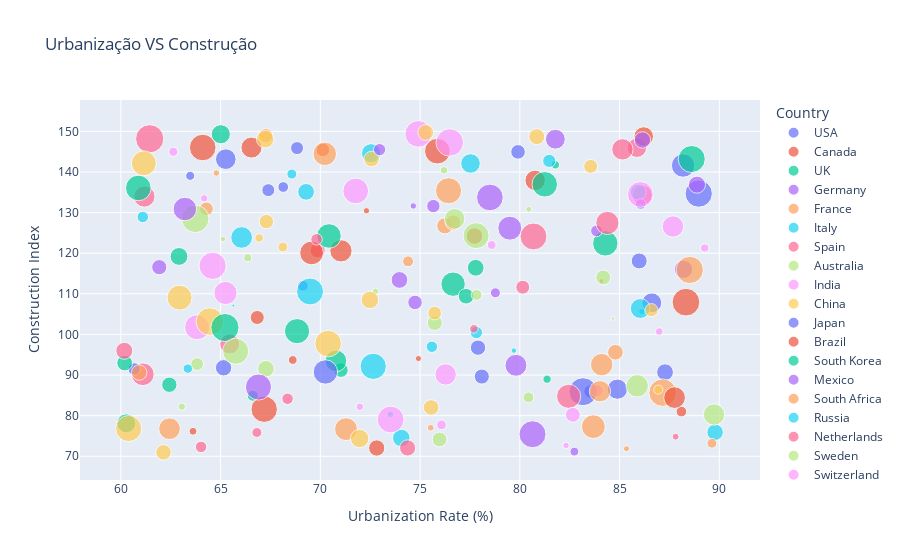

The notebook cell saved with this chart:
### Code cell
#Distribuição do crescimento Versus a contrução
fig = px.scatter(
    df,
    x="Urbanization Rate (%)",
    y="Construction Index",
    color="Country",
    size=np.abs(df["Population Growth (%)"]),  # 👈 valor absoluto
    title="Urbanização VS Construção "
)
fig.show()

### Figure 1 — Plotly figure (JSON) as saved in the notebook; plotly's stock layout.template omitted (floating-point values rounded to 4 significant figures)
{"data": [{"hovertemplate": "Country=USA<br>Urbanization Rate (%)=%{x}<br>Construction Index=%{y}<br>size=%{marker.size}<extra></extra>", "legendgroup": "USA", "marker": {"color": "#636efa", "size": [0.7967, 0.3581, 0.5962, 2.321, 0.8796, 1.713, 0.3604, 2.454, 0.2546, 1.231], "sizemode": "area", "sizeref": 0.006245, "symbol": "circle"}, "mode": "markers", "name": "USA", "orientation": "v", "showlegend": true, "type": "scatter", "x": [85.99, 69.13, 83.56, 88.97, 87.28, 88.18, 68.14, 83.17, 63.48, 86.62], "xaxis": "x", "y": [118.1, 112.0, 85.97, 134.7, 90.7, 141.6, 136.3, 85.9, 139.0, 107.8], "yaxis": "y"}, {"hovertemplate": "Country=Canada<br>Urbanization Rate (%)=%{x}<br>Construction Index=%{y}<br>size=%{marker.size}<extra></extra>", "legendgroup": "Canada", "marker": {"color": "#EF553B", "size": [0.8296, 0.1275, 1.217, 0.6148, 0.5805, 0.1188, 2.179, 1.549, 0.8573, 0.3536], "sizemode": "area", "sizeref": 0.006245, "symbol": "circle"}, "mode": "markers", "name": "Canada", "orientation": "v", "showlegend": true, "type": "scatter", "x": [72.83, 72.31, 86.14, 66.84, 70.13, 74.92, 67.19, 71.03, 77.73, 88.1], "xaxis": "x", "y": [72.03, 130.4, 134.3, 104.2, 145.4, 94.07, 81.59, 120.6, 124.2, 81.0], "yaxis": "y"}, {"hovertemplate": "Country=UK<br>Urbanization Rate (%)=%{x}<br>Construction Index=%{y}<br>size=%{marker.size}<extra></extra>", "legendgroup": "UK", "marker": {"color": "#00cc96", "size": [1.86, 0.2222, 1.123, 0.2151, 0.6721, 0.7592, 2.292, 1.986, 0.9952, 1.459], "sizemode": "area", "sizeref": 0.006245, "symbol": "circle"}, "mode": "markers", "name": "UK", "orientation": "v", "showlegend": true, "type": "scatter", "x": [76.66, 81.78, 60.28, 81.37, 71.03, 77.31, 88.62, 68.83, 62.92, 70.78], "xaxis": "x", "y": [112.4, 141.8, 78.12, 88.98, 91.22, 109.4, 143.2, 100.8, 119.2, 93.49], "yaxis": "y"}, {"hovertemplate": "Country=Germany<br>Urbanization Rate (%)=%{x}<br>Construction Index=%{y}<br>size=%{marker.size}<extra></extra>", "legendgroup": "Germany", "marker": {"color": "#ab63fa", "size": [1.794, 0.8742, 0.5553, 1.231, 0.9113, 1.501, 0.2459, 0.6576, 0.3111, 1.05], "sizemode": "area", "sizeref": 0.006245, "symbol": "circle"}, "mode": "markers", "name": "Germany", "orientation": "v", "showlegend": true, "type": "scatter", "x": [79.5, 73.97, 75.67, 81.78, 88.88, 79.81, 82.74, 74.75, 78.78, 88.21], "xaxis": "x", "y": [126.2, 113.4, 131.6, 148.1, 136.9, 92.39, 71.15, 107.9, 110.3, 116.0], "yaxis": "y"}, {"hovertemplate": "Country=France<br>Urbanization Rate (%)=%{x}<br>Construction Index=%{y}<br>size=%{marker.size}<extra></extra>", "legendgroup": "France", "marker": {"color": "#FFA15A", "size": [2.364, 0.1164, 1.573, 1.717, 0.7684, 2.325, 1.771, 0.5903, 1.472, 1.637], "sizemode": "area", "sizeref": 0.006245, "symbol": "circle"}, "mode": "markers", "name": "France", "orientation": "v", "showlegend": true, "type": "scatter", "x": [87.16, 85.35, 84.1, 70.22, 84.79, 88.52, 83.69, 64.29, 62.44, 71.29], "xaxis": "x", "y": [85.66, 71.86, 92.56, 144.5, 95.6, 115.9, 77.3, 130.9, 76.79, 76.68], "yaxis": "y"}, {"hovertemplate": "Country=Italy<br>Urbanization Rate (%)=%{x}<br>Construction Index=%{y}<br>size=%{marker.size}<extra></extra>", "legendgroup": "Italy", "marker": {"color": "#19d3f3", "size": [0.9603, 0.312, 0.847, 1.196, 0.02917, 0.8763, 1.147, 0.4735, 0.8027, 0.1343], "sizemode": "area", "sizeref": 0.006245, "symbol": "circle"}, "mode": "markers", "name": "Italy", "orientation": "v", "showlegend": true, "type": "scatter", "x": [74.06, 68.57, 89.79, 77.53, 65.64, 69.29, 72.55, 77.82, 85.94, 73.52], "xaxis": "x", "y": [74.5, 139.5, 75.9, 142.1, 107.1, 135.1, 144.6, 100.5, 135.0, 80.33], "yaxis": "y"}, {"hovertemplate": "Country=Spain<br>Urbanization Rate (%)=%{x}<br>Construction Index=%{y}<br>size=%{marker.size}<extra></extra>", "legendgroup": "Spain", "marker": {"color": "#FF6692", "size": [0.6025, 0.4122, 0.2271, 1.177, 0.7242, 1.243, 0.4087, 1.416, 1.822, 1.616], "sizemode": "area", "sizeref": 0.006245, "symbol": "circle"}, "mode": "markers", "name": "Spain", "orientation": "v", "showlegend": true, "type": "scatter", "x": [80.15, 64.02, 77.7, 85.87, 69.86, 65.46, 68.36, 61.18, 82.45, 61.1], "xaxis": "x", "y": [111.6, 72.3, 101.4, 146.0, 120.7, 97.65, 84.16, 134.0, 84.76, 90.19], "yaxis": "y"}, {"hovertemplate": "Country=Australia<br>Urbanization Rate (%)=%{x}<br>Construction Index=%{y}<br>size=%{marker.size}<extra></extra>", "legendgroup": "Australia", "marker": {"color": "#B6E880", "size": [0.8642, 2.117, 0.5108, 0.1697, 0.7192, 0.09734, 0.1329, 0.684, 0.1088, 2.378], "sizemode": "area", "sizeref": 0.006245, "symbol": "circle"}, "mode": "markers", "name": "Australia", "orientation": "v", "showlegend": true, "type": "scatter", "x": [67.27, 77.81, 63.83, 63.05, 75.74, 65.13, 72.76, 75.98, 80.45, 63.73], "xaxis": "x", "y": [91.54, 124.3, 92.7, 82.23, 102.8, 123.5, 110.6, 74.15, 130.8, 128.5], "yaxis": "y"}, {"hovertemplate": "Country=India<br>Urbanization Rate (%)=%{x}<br>Construction Index=%{y}<br>size=%{marker.size}<extra></extra>", "legendgroup": "India", "marker": {"color": "#FF97FF", "size": [0.5108, 2.07, 0.1873, 0.1722, 0.1303, 1.963, 1.429, 2.315, 1.438, 2.239], "sizemode": "area", "sizeref": 0.006245, "symbol": "circle"}, "mode": "markers", "name": "India", "orientation": "v", "showlegend": true, "type": "scatter", "x": [83.86, 71.77, 86.99, 64.18, 82.32, 63.82, 76.28, 64.6, 87.67, 73.53], "xaxis": "x", "y": [86.13, 135.3, 100.7, 133.5, 72.68, 101.8, 90.14, 116.9, 126.6, 79.06], "yaxis": "y"}, {"hovertemplate": "Country=China<br>Urbanization Rate (%)=%{x}<br>Construction Index=%{y}<br>size=%{marker.size}<extra></extra>", "legendgroup": "China", "marker": {"color": "#FECB52", "size": [1.069, 2.219, 0.7443, 2.364, 0.2653, 0.5865, 0.3066, 0.2231, 0.652, 2.137], "sizemode": "area", "sizeref": 0.006245, "symbol": "circle"}, "mode": "markers", "name": "China", "orientation": "v", "showlegend": true, "type": "scatter", "x": [71.97, 70.39, 72.57, 64.46, 86.94, 75.73, 68.12, 66.93, 67.3, 60.39], "xaxis": "x", "y": [74.38, 97.76, 143.2, 103.2, 86.41, 105.3, 121.5, 123.8, 127.8, 76.84], "yaxis": "y"}, {"hovertemplate": "Country=Japan<br>Urbanization Rate (%)=%{x}<br>Construction Index=%{y}<br>size=%{marker.size}<extra></extra>", "legendgroup": "Japan", "marker": {"color": "#636efa", "size": [1.861, 0.5264, 0.4882, 0.8399, 1.28, 1.328, 0.7102, 0.6662, 0.7373, 0.5219], "sizemode": "area", "sizeref": 0.006245, "symbol": "circle"}, "mode": "markers", "name": "Japan", "orientation": "v", "showlegend": true, "type": "scatter", "x": [70.25, 68.83, 60.67, 65.15, 84.89, 65.26, 78.09, 79.91, 77.91, 67.39], "xaxis": "x", "y": [90.75, 145.9, 91.49, 91.78, 86.51, 143.2, 89.63, 144.9, 96.74, 135.5], "yaxis": "y"}, {"hovertemplate": "Country=Brazil<br>Urbanization Rate (%)=%{x}<br>Construction Index=%{y}<br>size=%{marker.size}<extra></extra>", "legendgroup": "Brazil", "marker": {"color": "#EF553B", "size": [2.211, 1.306, 1.47, 2.399, 0.195, 1.768, 2.061, 1.196, 0.2412, 1.379], "sizemode": "area", "sizeref": 0.006245, "symbol": "circle"}, "mode": "markers", "name": "Brazil", "orientation": "v", "showlegend": true, "type": "scatter", "x": [64.1, 80.77, 87.76, 88.33, 63.62, 69.56, 75.87, 86.21, 68.62, 66.55], "xaxis": "x", "y": [146.0, 137.9, 84.45, 107.9, 76.16, 120.1, 145.1, 148.7, 93.7, 146.0], "yaxis": "y"}, {"hovertemplate": "Country=South Korea<br>Urbanization Rate (%)=%{x}<br>Construction Index=%{y}<br>size=%{marker.size}<extra></extra>", "legendgroup": "South Korea", "marker": {"color": "#00cc96", "size": [1.147, 0.3822, 2.482, 0.8794, 2.017, 0.7356, 1.886, 2.036, 2.051, 0.7761], "sizemode": "area", "sizeref": 0.006245, "symbol": "circle"}, "mode": "markers", "name": "South Korea", "orientation": "v", "showlegend": true, "type": "scatter", "x": [65.01, 66.61, 65.22, 77.79, 84.29, 62.43, 70.43, 81.25, 60.88, 60.19], "xaxis": "x", "y": [149.3, 84.92, 101.7, 116.4, 122.4, 87.61, 124.2, 137.0, 136.1, 92.96], "yaxis": "y"}, {"hovertemplate": "Country=Mexico<br>Urbanization Rate (%)=%{x}<br>Construction Index=%{y}<br>size=%{marker.size}<extra></extra>", "legendgroup": "Mexico", "marker": {"color": "#ab63fa", "size": [1.729, 2.28, 0.8399, 0.1326, 0.4273, 0.4713, 2.129, 0.3507, 2.223, 0.7206], "sizemode": "area", "sizeref": 0.006245, "symbol": "circle"}, "mode": "markers", "name": "Mexico", "orientation": "v", "showlegend": true, "type": "scatter", "x": [63.21, 80.64, 86.15, 74.66, 83.84, 72.97, 66.9, 86.06, 78.5, 61.93], "xaxis": "x", "y": [130.9, 75.43, 147.9, 131.6, 125.5, 145.5, 87.05, 132.1, 133.7, 116.6], "yaxis": "y"}, {"hovertemplate": "Country=South Africa<br>Urbanization Rate (%)=%{x}<br>Construction Index=%{y}<br>size=%{marker.size}<extra></extra>", "legendgroup": "South Africa", "marker": {"color": "#FFA15A", "size": [0.3737, 0.6327, 0.1426, 1.413, 0.8181, 2.132, 0.1351, 0.7437, 0.7473, 0.2986], "sizemode": "area", "sizeref": 0.006245, "symbol": "circle"}, "mode": "markers", "name": "South Africa", "orientation": "v", "showlegend": true, "type": "scatter", "x": [74.4, 67.26, 75.53, 84.02, 76.24, 76.43, 64.79, 76.66, 60.92, 89.63], "xaxis": "x", "y": [118.0, 148.9, 77.03, 86.01, 126.7, 135.4, 139.7, 127.5, 90.61, 73.21], "yaxis": "y"}, {"hovertemplate": "Country=Russia<br>Urbanization Rate (%)=%{x}<br>Construction Index=%{y}<br>size=%{marker.size}<extra></extra>", "legendgroup": "Russia", "marker": {"color": "#19d3f3", "size": [2.152, 0.5395, 0.1347, 0.09653, 0.4058, 0.4133, 0.2796, 2.269, 1.237, 1.466], "sizemode": "area", "sizeref": 0.006245, "symbol": "circle"}, "mode": "markers", "name": "Russia", "orientation": "v", "showlegend": true, "type": "scatter", "x": [72.65, 81.47, 86.12, 79.7, 75.59, 61.1, 63.36, 69.48, 86.04, 66.06], "xaxis": "x", "y": [92.15, 142.7, 105.6, 96.02, 96.96, 128.9, 91.58, 110.6, 106.4, 123.9], "yaxis": "y"}, {"hovertemplate": "Country=Netherlands<br>Urbanization Rate (%)=%{x}<br>Construction Index=%{y}<br>size=%{marker.size}<extra></extra>", "legendgroup": "Netherlands", "marker": {"color": "#FF6692", "size": [1.424, 2.258, 2.498, 0.4145, 0.9057, 0.3064, 0.8168, 1.677, 0.1478, 0.07551], "sizemode": "area", "sizeref": 0.006245, "symbol": "circle"}, "mode": "markers", "name": "Netherlands", "orientation": "v", "showlegend": true, "type": "scatter", "x": [85.14, 80.69, 61.45, 69.81, 60.17, 66.82, 74.38, 84.39, 87.81, 84.09], "xaxis": "x", "y": [145.6, 124.1, 148.2, 123.4, 95.97, 75.86, 72.05, 127.4, 74.82, 113.1], "yaxis": "y"}, {"hovertemplate": "Country=Sweden<br>Urbanization Rate (%)=%{x}<br>Construction Index=%{y}<br>size=%{marker.size}<extra></extra>", "legendgroup": "Sweden", "marker": {"color": "#B6E880", "size": [0.366, 0.6924, 0.2017, 0.03818, 1.579, 0.3682, 1.424, 2.13, 0.182, 1.316], "sizemode": "area", "sizeref": 0.006245, "symbol": "circle"}, "mode": "markers", "name": "Sweden", "orientation": "v", "showlegend": true, "type": "scatter", "x": [80.43, 84.18, 66.36, 84.68, 85.88, 77.83, 89.74, 65.76, 76.2, 76.73], "xaxis": "x", "y": [84.52, 114.0, 118.9, 103.9, 87.34, 109.7, 80.27, 95.87, 140.4, 128.5], "yaxis": "y"}, {"hovertemplate": "Country=Switzerland<br>Urbanization Rate (%)=%{x}<br>Construction Index=%{y}<br>size=%{marker.size}<extra></extra>", "legendgroup": "Switzerland", "marker": {"color": "#FF97FF", "size": [0.2967, 0.1788, 0.6881, 0.2605, 2.218, 2.073, 0.2113, 1.677, 2.371, 0.2439], "sizemode": "area", "sizeref": 0.006245, "symbol": "circle"}, "mode": "markers", "name": "Switzerland", "orientation": "v", "showlegend": true, "type": "scatter", "x": [76.07, 71.98, 82.66, 62.63, 74.91, 86.04, 89.27, 65.25, 76.49, 78.59], "xaxis": "x", "y": [77.73, 82.19, 80.22, 145.0, 149.4, 134.5, 121.3, 110.2, 147.3, 122.0], "yaxis": "y"}, {"hovertemplate": "Country=UAE<br>Urbanization Rate (%)=%{x}<br>Construction Index=%{y}<br>size=%{marker.size}<extra></extra>", "legendgroup": "UAE", "marker": {"color": "#FECB52", "size": [0.7978, 0.782, 0.5425, 0.9614, 0.9576, 1.955, 0.6081, 1.943, 0.7667, 0.7477], "sizemode": "area", "sizeref": 0.006245, "symbol": "circle"}, "mode": "markers", "name": "UAE", "orientation": "v", "showlegend": true, "type": "scatter", "x": [80.85, 75.28, 86.6, 72.48, 67.24, 62.94, 83.55, 61.15, 75.55, 62.14], "xaxis": "x", "y": [148.7, 149.7, 106.0, 108.5, 148.1, 109.1, 141.4, 142.1, 82.01, 70.97], "yaxis": "y"}], "layout": {"legend": {"itemsizing": "constant", "title": {"text": "Country"}, "tracegroupgap": 0}, "title": {"text": "Urbanização VS Construção "}, "xaxis": {"anchor": "y", "domain": [0, 1], "title": {"text": "Urbanization Rate (%)"}}, "yaxis": {"anchor": "x", "domain": [0, 1], "title": {"text": "Construction Index"}}}}
